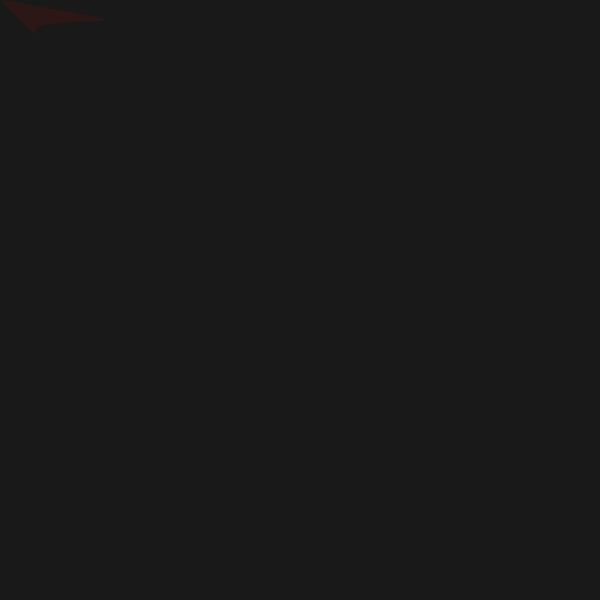
Frame 1 (no input)
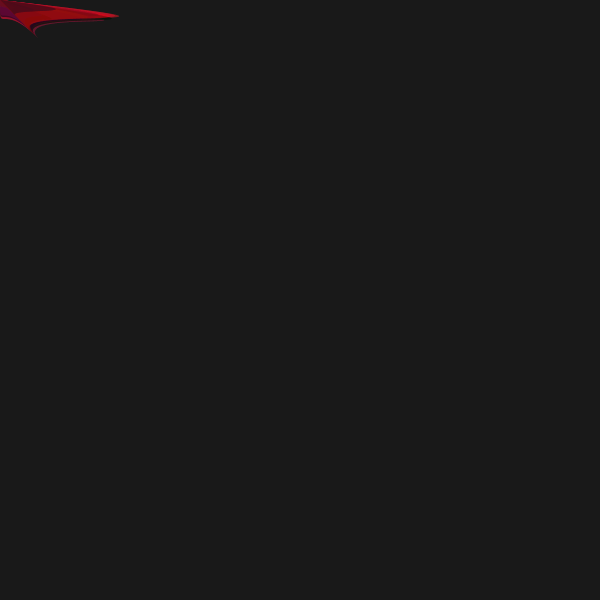
Frame 60 (the mouse pressed at the canvas centre just before this capture)
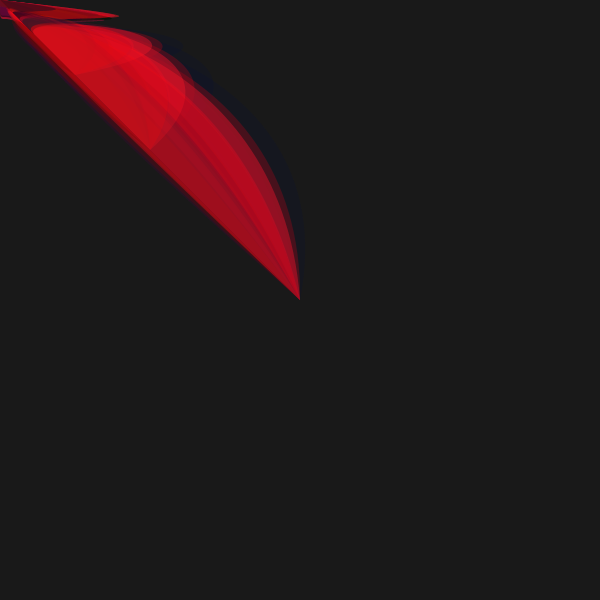
Frame 120 (the mouse held since frame 60 and released just before this capture)

The Processing sketch that drew these frames (run headless with seeded random() and noise(); from frame 60 on, the mouse is pressed at the canvas centre):

// Processing sketch: processing_99251
// ── processing_99251.pde

void setup() {
  size(600,600);
  smooth();
  background(25);
}

void draw() {
    frameRate(20);
  int r = int(random(0, 10));
  int a = int(random(50,95));
  int c = int(random(10,40));

  fill(random(255),random(25), random(60), a);
  
  arcs(mouseX, mouseY, r, c);
  arcs(mouseX/2, mouseY/2, r, c);
  arcs(mouseX/4, mouseY/4, r, c);
}
 
void arcs(int x, int y, int r, int c) {
  noStroke();
  bezier(x, y, r*c, c, r, r, c, c);

}
